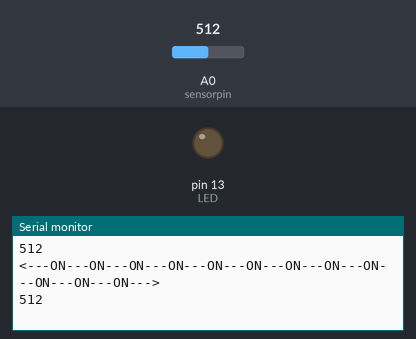
The sketch below on a simulated Arduino Uno, built with avr-gcc and run on an emulated ATmega328P. Shown: output pins drawn as LEDs (lit = HIGH), the last lines printed to the serial monitor. The test bench sets the inputs (shaded band); at power-on: A0 (sensorpin) = 512.

Above: at 1.2 s.
1.3 s: A0 (sensorpin) set to 104
At 1.34 s:
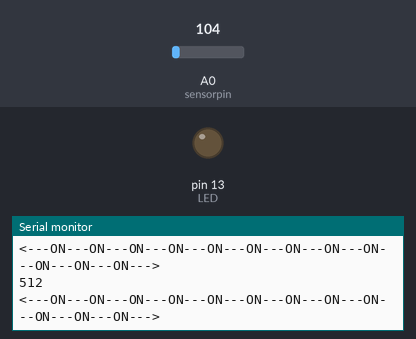
4.3 s: A0 (sensorpin) set to 94
At 4.34 s:
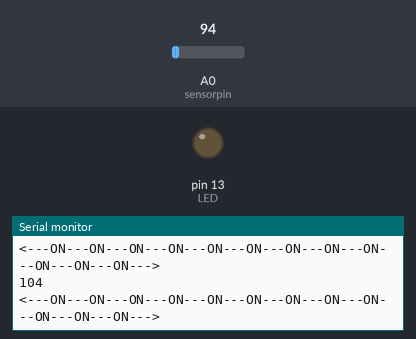
Timing chart, 0 to 7.3 s (numbered marks = the images above; inputs shaded):
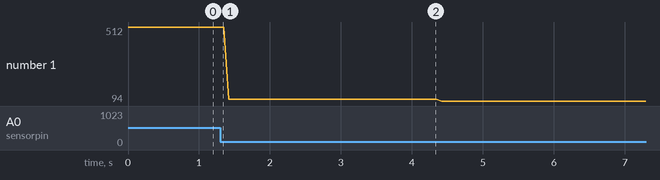

The sketch:

TwoElectrodes.ino
```cpp
#define LED 13
int sensorpin = A0;
int sensorvalue = 0;
int sensorvalue1 = 0;
int sensorvalue2 = 0;
int sensorvalue3 = 0;
boolean touchedgen;
int speakerPin =8; //set up pin
void setup()
{
  Serial.begin(9600);
  pinMode (LED, OUTPUT);  // pin mode setup pin
}

void loop()
{
  sensorvalue=analogRead(sensorpin);
  Serial.println(sensorvalue);
  pinMode(A0, INPUT_PULLUP);
  if (sensorvalue<900)
  {
    Serial.println("<---ON---ON---ON---ON---ON---ON---ON---ON---ON---ON---ON---ON--->");
  }
  /*sensorvalue3=sensorvalue2;
  sensorvalue2=sensorvalue1;
  sensorvalue1=sensorvalue;
  sensorvalue=analogRead(sensorpin);
  Serial.println(sensorvalue);
  touchedgen1=touchedgen;
  touchedgen=(sensorvalue3==sensorvalue2 && sensorvalue2==sensorvalue1 && sensorvalue1==sensorvalue);
  Serial.println("<---ON---ON---ON---ON---ON---ON---ON---ON---ON---ON---ON---ON--->");
  */
}
```

Measured:
- plotted number 1: 512 → 104 after the input at 1.3 s, 104 → 94 after the input at 4.3 s
